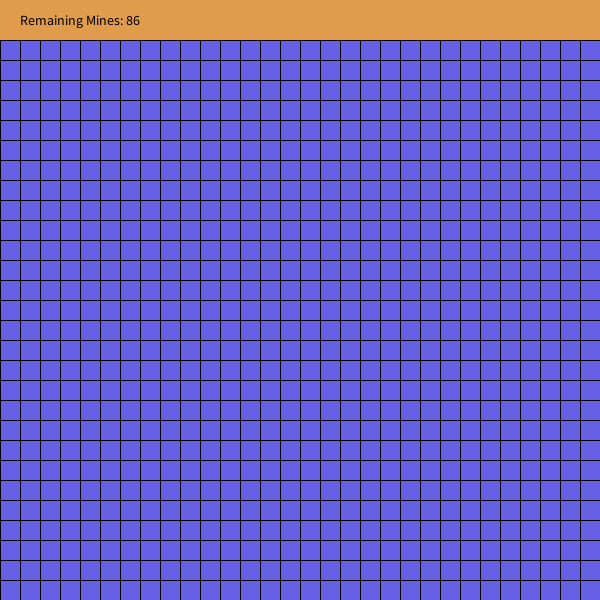
Frame 1 (no input)
Frame 60 (the mouse pressed at the canvas centre just before this capture): identical to frame 1, image omitted
Frame 120 (the mouse held since frame 60 and released just before this capture): identical to frame 1, image omitted

The Processing sketch that drew this single still picture (run headless with seeded random() and noise(); from frame 60 on, the mouse is pressed at the canvas centre):

// Processing sketch: Mine_Sweeper
// ── Mine_Sweeper.pde
//Yash Sheth 
//Minesweeper - Cellular Automata Assignment
//Last Modified: 10/22/2021


// Game width/height
int gameWidth = 30;
int gameHeight = 28;

int[][] gameBoard = new int[gameWidth][gameHeight];

float[][] percentageBoard = new float[gameWidth][gameHeight];

//percentage array that determines the chance of a cell being a mine
//0.05 is easy, 0.1 is medium, and anything above 0.2 is hard. 
float percentageMine = 0.1;

//tracks the number of mines
int totalMines;

//Safety measure; You will not die on your first play if you hit a mine
boolean firstPlay;

//will become true when you win the game
boolean gameWin;

//tracks the cell from which you lose to
int xBoard, yBoard;

void setup()
{
  size(600, 600);
  ellipseMode(CENTER);
  rectMode(CORNER);
  textSize(14);
  firstPlay = true;
  totalMines = 0;
  xBoard = -1;
  yBoard = -1;
  gameWin = false;


  //creates the board randomly with mines
  for (int i = 0; i < gameWidth; i++)
  {
    for (int j = 0; j < gameHeight; j++)
    {
      if (random(0, 1) < percentageMine)
      {
        gameBoard[i][j] = 9;
        totalMines++;
      } else
      {
        gameBoard[i][j] = -1;
      }
    }
  }
}

void draw()
{
  background(224, 155, 76);

  //displays how many tiles are left
  fill(0);
  text("Remaining Mines: "+totalMines, 20, 25);

  stroke(0);
  for (int i = 0; i < gameWidth; i++)
  {
    //if not a mine, a number will be drawn with its corresponding colour
    for (int j = 0; j < gameHeight; j++)
    {
      if (gameBoard[i][j] >= 0 && gameBoard[i][j] <= 8)
      {
        //background colour of the square
        fill(0, 190, 152);
        rect(i*20, 40+(j*20), 20, 20);

        // a colour is determined based on the colour
        switch (gameBoard[i][j])
        {
        case 0: 
          fill(250); 
          break;
        case 1: 
          fill(0, 0, 190); 
          break;
        case 2: 
          fill(0, 190, 190); 
          break;
        case 3: 
          fill(190, 0, 0); 
          break;
        case 4: 
          fill(190, 0, 190); 
          break;
        case 5: 
          fill(190, 190, 0); 
          break;
        case 6: 
          fill(0, 190, 0); 
          break;
        case 7: 
          fill(150, 110, 90); 
          break;
        case 8: 
          fill(138, 148, 33); 
          break;
        default: 
          fill(138, 148, 33); 
          break;
        }

        //This enables the code to not display a number if there's 0 mines beside the cell clicked. It leaves it blank
        if (gameBoard[i][j] != 0)
        {
          text(gameBoard[i][j], 6+(i*20), 55+(j*20));

          //The code below will automatically play obvious moves so the user doesn't have to play obvious moves. 
          if (countNearbyFlags(i, j) == gameBoard[i][j])
          {
            openNearbySafeSpaces(i, j);
          }
        }
        // This creates the flags in circles
      } else if (gameBoard[i][j] == 10 || gameBoard[i][j] == 11)
      {
        fill(190, 0, 0);
        ellipse(10+(i*20), 50+(j*20), 20, 20);

        //the spaces which haven't been clicked yet turn dark
      } else
      {
        fill(101, 96, 230);
        rect(i*20, 40+(j*20), 20, 20);
      }
    }
  }

  //if the user has clicked on a mine
  if (xBoard != -1)
  {
    //will show the remaining mines
    for (int i = 0; i < gameWidth; i++)
    {
      for (int j = 0; j < gameHeight; j++)
      {
        if (gameBoard[i][j] == 9)
        {
          fill(190, 0, 0);
          ellipse(10+(i*20), 50+(j*20), 20, 20);
        }
      }
    }

    //Try again prompt at the top of the screen
    fill(0);
    text("Press Enter to try again!", 275, 25);
    ellipse(10+(xBoard*20), 50+(xBoard*20), 20, 20);
  }

  //test to see if you've won yet
  if (totalMines == 0)
  {

    //will check if you have any false flags
    int falseFlags = 0;
    for (int i = 0; i < gameWidth; i++)
    {
      for (int j = 0; j < gameHeight; j++)
      {
        if (gameBoard[i][j] == 11)
        {
          falseFlags++;
        }
      }
    }

    //if no false flags, you will win
    if (falseFlags == 0)
    {
      fill(190, 0, 190);
      text("YOU WIN! Press Enter to play again!", 200, 25);
      gameWin = true;
    }
  }
}

//button controls
//enter will restart the game only when you've won or lost the game
void keyPressed()
{
  if (keyCode == ENTER && (xBoard != -1 || gameWin))
  {
    setup();
  }
}

void mousePressed()
{
  //prevents mouse input if the game is won or lost
  if (xBoard == -1 && !gameWin)
  {

    int mX = floor(mouseX / 20);
    int mY = floor((mouseY-40) / 20);

    //this prevents the user from hitting a mine on first move
    if (firstPlay && mouseButton == LEFT)
    {
      createSafeZone(mX, mY);
      openSpace(mX, mY);
      firstPlay = false;
    }
    //after you've made your first move, you can now lose the game
    else if (mouseButton == LEFT)
    {
      if (gameBoard[mX][mY] == 9 || gameBoard[mX][mY] == 10)
      {
        gameLoss(mX, mY);
      } else
      {
        openSpace(mX, mY);
      }
    } 
    //when you want to flag a cell
    else if (!firstPlay && mouseButton == RIGHT)
    {
      if (gameBoard[mX][mY] == 9)
      {
        gameBoard[mX][mY] = 10;
        totalMines--;
      } 
      //if you flag a cell that is not a mine, it makes it incorrect
      else if (gameBoard[mX][mY] == -1)
      {
        gameBoard[mX][mY] = 11;
        totalMines--;
      } 
      //if you unflag a correctly flagged cell
      else if (gameBoard[mX][mY] == 10)
      {
        gameBoard[mX][mY] = 9;
        totalMines++;
      } 

      //if you unflag an incorrectly flagged cell
      else if (gameBoard[mX][mY] == 11)
      {
        gameBoard[mX][mY] = -1;
        totalMines++;
      }
    }
  }
}

//function that creates a safe zone for first move
void createSafeZone(int x, int y)
{
  // this section prevents the formula below from using inputs outside of bounds
  for (int i = 0; i < 3; i++)
  {
    for (int j = 0; j < 3; j++)
    {

      if ((x+i-1) < 0 || (y+j-1) < 0 || (x+i-1) >= 30 || (y+j-1) >= 16)
      {
        continue;
      } else
      {
        //updates the number of mines
        if (gameBoard[x+i-1][y+j-1] == 9)
        {
          totalMines--;
        }
        //sets the cleared space to space that's ready to be opened
        gameBoard[x+i-1][y+j-1] = -1;
      }
    }
  }
}

//function that checks if there is anything to be filled in the cell
void openSpace(int x, int y)
{
  if (gameBoard[x][y] == 9)
  {
    gameLoss(x, y);
  }
  //if didn't lose above, fills how many cells have mines surrounding the cell clicked
  gameBoard[x][y] = countNearbyMines(x, y);
  //checks all surrounding cells to fill it in automatically
  if (countNearbyMines(x, y) == 0)
  {
    for (int i = 0; i < 3; i++)
    {
      for (int j = 0; j < 3; j++)
      {
        if ((x+i-1) < 0 || (y+j-1) < 0 || (x+i-1) >= 30 || (y+j-1) >= 16)
        {
          continue;
        } else if (gameBoard[x+i-1][y+j-1] == -1 && countNearbyMines(x+i-1, y+j-1) == 0)
        {
          gameBoard[x+i-1][y+j-1] = countNearbyMines(x+i-1, y+j-1);
          openSpace(x+i-1, y+j-1);
        }
        {
          gameBoard[x+i-1][y+j-1] = countNearbyMines(x+i-1, y+j-1);
        }
      }
    }
  }
}

//function returns the number of mines nearby the cell
int countNearbyMines(int x, int y)
{
  int mineCount = 0;
  for (int i = 0; i < 3; i++)
  {
    for (int j = 0; j < 3; j++)
    {
      if ((x+i-1) < 0 || (y+j-1) < 0 || (x+i-1) >= 30 || (y+j-1) >= 16)
      {
        continue;
      } else
      {
        if (gameBoard[x+i-1][y+j-1] == 9 || gameBoard[x+i-1][y+j-1] == 10)
        {
          mineCount++;
        }
      }
    }
  }
  return mineCount;
}

//function counts and returns the number of nearby flags to a cell
int countNearbyFlags(int x, int y)
{
  int flagCount = 0;
  for (int i = 0; i < 3; i++)
  {
    for (int j = 0; j < 3; j++)
    {
      if ((x+i-1) < 0 || (y+j-1) < 0 || (x+i-1) >= 30 || (y+j-1) >= 16)
      {
        continue;
      } else
      {
        if (gameBoard[x+i-1][y+j-1] == 10 || gameBoard[x+i-1][y+j-1] == 11)
        {
          flagCount++;
        }
      }
    }
  }
  return flagCount;
}

//function that game runs to automatically fill redudant moves
void openNearbySafeSpaces(int x, int y)
{
  for (int i = 0; i < 3; i++)
  {
    for (int j = 0; j < 3; j++)
    {
      if ((x+i-1) < 0 || (y+j-1) < 0 || (x+i-1) >= 30 || (y+j-1) >= 16)
      {
        continue;
      } else
      {
        //if the automatic move is successful
        if (gameBoard[x+i-1][y+j-1] == -1)
        {
          openSpace(x+i-1, y+j-1);
        } 
        //if the automatic move went above a flag resulting in a loss
        else if (gameBoard[x+i-1][y+j-1] == 9)
        {
          gameLoss(x+i-1, y+j-1);
        }
      }
    }
  }
}

//function that stores the x and y coordinates of the cell that caused the user to lose
void gameLoss(int x, int y)
{
  xBoard = x;
  yBoard = y;
}
